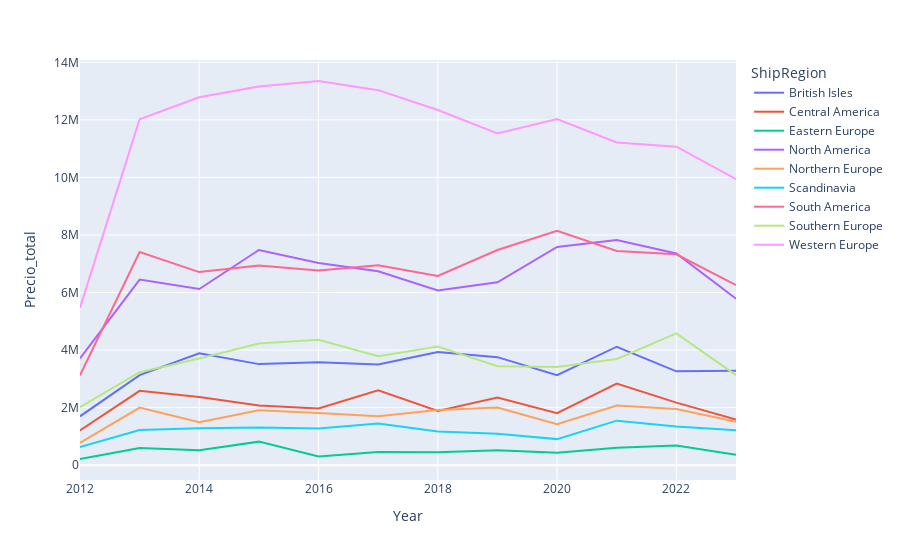

Source (notebook cell):
### Code cell
import plotly.express as px

fig = px.line(reg_prod_total, x="Year", y='Precio_total', color="ShipRegion")
fig.show()

### Figure 1 — Plotly figure (JSON) as saved in the notebook; plotly's stock layout.template omitted (floating-point values rounded to 4 significant figures)
{"data": [{"hovertemplate": "ShipRegion=British Isles<br>Year=%{x}<br>Precio_total=%{y}<extra></extra>", "legendgroup": "British Isles", "line": {"color": "#636efa", "dash": "solid"}, "marker": {"symbol": "circle"}, "mode": "lines", "name": "British Isles", "orientation": "v", "showlegend": true, "type": "scatter", "x": [2012, 2013, 2014, 2015, 2016, 2017, 2018, 2019, 2020, 2021, 2022, 2023], "xaxis": "x", "y": [1698000.0, 3128000.0, 3885000.0, 3511000.0, 3575000.0, 3498000.0, 3935000.0, 3754000.0, 3129000.0, 4116000.0, 3260000.0, 3283000.0], "yaxis": "y"}, {"hovertemplate": "ShipRegion=Central America<br>Year=%{x}<br>Precio_total=%{y}<extra></extra>", "legendgroup": "Central America", "line": {"color": "#EF553B", "dash": "solid"}, "marker": {"symbol": "circle"}, "mode": "lines", "name": "Central America", "orientation": "v", "showlegend": true, "type": "scatter", "x": [2012, 2013, 2014, 2015, 2016, 2017, 2018, 2019, 2020, 2021, 2022, 2023], "xaxis": "x", "y": [1205000.0, 2583000.0, 2370000.0, 2075000.0, 1967000.0, 2603000.0, 1885000.0, 2349000.0, 1807000.0, 2837000.0, 2175000.0, 1583000.0], "yaxis": "y"}, {"hovertemplate": "ShipRegion=Eastern Europe<br>Year=%{x}<br>Precio_total=%{y}<extra></extra>", "legendgroup": "Eastern Europe", "line": {"color": "#00cc96", "dash": "solid"}, "marker": {"symbol": "circle"}, "mode": "lines", "name": "Eastern Europe", "orientation": "v", "showlegend": true, "type": "scatter", "x": [2012, 2013, 2014, 2015, 2016, 2017, 2018, 2019, 2020, 2021, 2022, 2023], "xaxis": "x", "y": [214200.0, 594100.0, 517900.0, 817400.0, 302000.0, 456800.0, 450000.0, 518200.0, 433600.0, 606800.0, 680700.0, 364400.0], "yaxis": "y"}, {"hovertemplate": "ShipRegion=North America<br>Year=%{x}<br>Precio_total=%{y}<extra></extra>", "legendgroup": "North America", "line": {"color": "#ab63fa", "dash": "solid"}, "marker": {"symbol": "circle"}, "mode": "lines", "name": "North America", "orientation": "v", "showlegend": true, "type": "scatter", "x": [2012, 2013, 2014, 2015, 2016, 2017, 2018, 2019, 2020, 2021, 2022, 2023], "xaxis": "x", "y": [3707000.0, 6450000.0, 6123000.0, 7478000.0, 7025000.0, 6737000.0, 6068000.0, 6356000.0, 7582000.0, 7828000.0, 7357000.0, 5782000.0], "yaxis": "y"}, {"hovertemplate": "ShipRegion=Northern Europe<br>Year=%{x}<br>Precio_total=%{y}<extra></extra>", "legendgroup": "Northern Europe", "line": {"color": "#FFA15A", "dash": "solid"}, "marker": {"symbol": "circle"}, "mode": "lines", "name": "Northern Europe", "orientation": "v", "showlegend": true, "type": "scatter", "x": [2012, 2013, 2014, 2015, 2016, 2017, 2018, 2019, 2020, 2021, 2022, 2023], "xaxis": "x", "y": [776400.0, 2003000.0, 1492000.0, 1909000.0, 1813000.0, 1702000.0, 1919000.0, 2005000.0, 1424000.0, 2073000.0, 1949000.0, 1505000.0], "yaxis": "y"}, {"hovertemplate": "ShipRegion=Scandinavia<br>Year=%{x}<br>Precio_total=%{y}<extra></extra>", "legendgroup": "Scandinavia", "line": {"color": "#19d3f3", "dash": "solid"}, "marker": {"symbol": "circle"}, "mode": "lines", "name": "Scandinavia", "orientation": "v", "showlegend": true, "type": "scatter", "x": [2012, 2013, 2014, 2015, 2016, 2017, 2018, 2019, 2020, 2021, 2022, 2023], "xaxis": "x", "y": [626400.0, 1220000.0, 1280000.0, 1306000.0, 1270000.0, 1446000.0, 1171000.0, 1091000.0, 905100.0, 1547000.0, 1341000.0, 1214000.0], "yaxis": "y"}, {"hovertemplate": "ShipRegion=South America<br>Year=%{x}<br>Precio_total=%{y}<extra></extra>", "legendgroup": "South America", "line": {"color": "#FF6692", "dash": "solid"}, "marker": {"symbol": "circle"}, "mode": "lines", "name": "South America", "orientation": "v", "showlegend": true, "type": "scatter", "x": [2012, 2013, 2014, 2015, 2016, 2017, 2018, 2019, 2020, 2021, 2022, 2023], "xaxis": "x", "y": [3120000.0, 7405000.0, 6709000.0, 6939000.0, 6764000.0, 6951000.0, 6575000.0, 7479000.0, 8144000.0, 7440000.0, 7327000.0, 6260000.0], "yaxis": "y"}, {"hovertemplate": "ShipRegion=Southern Europe<br>Year=%{x}<br>Precio_total=%{y}<extra></extra>", "legendgroup": "Southern Europe", "line": {"color": "#B6E880", "dash": "solid"}, "marker": {"symbol": "circle"}, "mode": "lines", "name": "Southern Europe", "orientation": "v", "showlegend": true, "type": "scatter", "x": [2012, 2013, 2014, 2015, 2016, 2017, 2018, 2019, 2020, 2021, 2022, 2023], "xaxis": "x", "y": [2012000.0, 3231000.0, 3709000.0, 4231000.0, 4357000.0, 3788000.0, 4122000.0, 3440000.0, 3409000.0, 3690000.0, 4579000.0, 3132000.0], "yaxis": "y"}, {"hovertemplate": "ShipRegion=Western Europe<br>Year=%{x}<br>Precio_total=%{y}<extra></extra>", "legendgroup": "Western Europe", "line": {"color": "#FF97FF", "dash": "solid"}, "marker": {"symbol": "circle"}, "mode": "lines", "name": "Western Europe", "orientation": "v", "showlegend": true, "type": "scatter", "x": [2012, 2013, 2014, 2015, 2016, 2017, 2018, 2019, 2020, 2021, 2022, 2023], "xaxis": "x", "y": [5464000.0, 12020000.0, 12780000.0, 13160000.0, 13350000.0, 13030000.0, 12340000.0, 11530000.0, 12030000.0, 11220000.0, 11070000.0, 9941000.0], "yaxis": "y"}], "layout": {"legend": {"title": {"text": "ShipRegion"}, "tracegroupgap": 0}, "margin": {"t": 60}, "xaxis": {"anchor": "y", "domain": [0, 1], "title": {"text": "Year"}}, "yaxis": {"anchor": "x", "domain": [0, 1], "title": {"text": "Precio_total"}}}}
